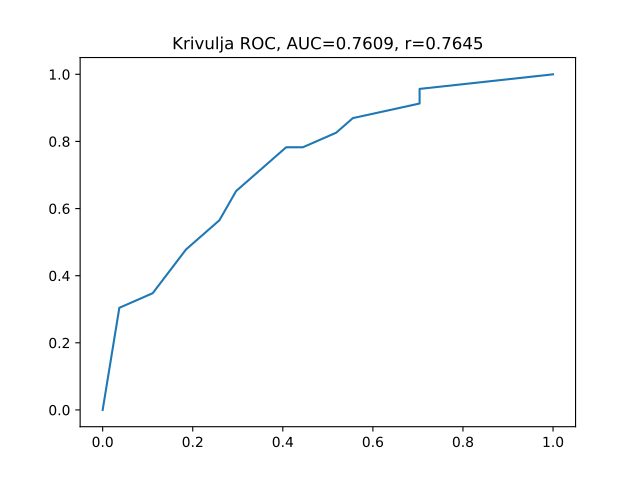

Generate this figure with Python:
import matplotlib.pyplot as plt
from sklearn.metrics import roc_auc_score
import random
import csv


def compute_roc_curve(true_class, prob, target=1):
    """
    Function computes ROC curve points and returns them in two arrays - true positive rate and false positive rate.
    :param true_class: array of class variables
    :param prob: prediciton of target class (1) probability
    :param target: target class value
    :return: tpr, fpr - two arrays
    """

    # sort examples by descending probability
    examples = sorted(zip(true_class, prob), key=lambda x: x[1], reverse=True)
    tpr, fpr = [0], [0]

    n_pos = sum(true_class)
    n_neg = len(true_class) - n_pos

    crr_prob = examples[0][1]
    tp = 0
    fp = 0

    # loop through examples
    for ex in examples:
        if ex[1] != crr_prob:
            tpr.append(tpr[-1] + tp / n_pos)
            fpr.append(fpr[-1] + fp / n_neg)
            tp, fp = 0, 0
            crr_prob = ex[1]

        if ex[1] == crr_prob and ex[0] == target:
            tp += 1
        elif ex[1] == crr_prob and ex[0] != target:
            fp += 1

    # last points
    tpr.append(1)
    fpr.append(1)

    return tpr, fpr


def AUROC(real, class_prob):
    """
    Function computes area under ROC curve.
    """
    examples = sorted(zip(real, class_prob), key=lambda x: x[1], reverse=True)
    n_pos = 0
    n_neg = 0
    v_auc = 0
    last_zero_prob = -1
    for ex in examples:
        if ex[0] == 1:
            n_pos += 1
            if ex[1] == last_zero_prob:
                v_auc += 0.5
        if ex[0] == 0:
            n_neg += 1
            last_zero_prob = ex[1]
            v_auc += n_pos

    return v_auc / (n_pos * n_neg)


def compute_rho(real, class_prob, num_iter=1000):
    """
    Compute estimation RHO of AUROC by random sampling example pairs for num_iters
    :param real: list of class variables
    :param class_prob: prediction probabilities
    :param num_iter: number of iterations
    :return: rho estimate
    """
    examples = list(zip(real, class_prob))
    pos_ex = [ex[1] for ex in examples if ex[0] == 1]
    neg_ex = [ex[1] for ex in examples if ex[0] == 0]

    iter = 0
    rho = 0
    while iter < num_iter:
        idx1 = random.randint(0, len(pos_ex) - 1)
        idx2 = random.randint(0, len(neg_ex) - 1)
        if pos_ex[idx1] > neg_ex[idx2]:
            rho += 1
        elif pos_ex[idx1] == neg_ex[idx2]:
            rho += 0.5
        iter += 1

    print(iter)

    return rho/num_iter


def read_input_csv(filename):
    """
    Function reads input csv file and returns array of class variables and prediction probabilities
    :param filename: input CSV filename
    :return: y, prob
    """
    y, prob = [], []
    with open(filename) as csvfile:
        reader = csv.reader(csvfile)
        for row in reader:
            if row[0] == 'id':
                continue
            y.append(int(row[1]))
            prob.append(float(row[2]))

    return y, prob


def plot_results(tpr, fpr, auc, rho):
    """
    Plot results
    :param tpr: true positive rate list
    :param fpr: false positive rate list
    :param auc: compute AUC
    :param rho: estimated AUC
    """
    plt.plot(fpr, tpr)
    plt.title("Krivulja ROC, AUC=%.4f, r=%.4f" % (auc, rho))
    plt.show()


def do_testing():
    """
    Simple testing function
    """
    trueclass = [1, 1, 0, 1, 1, 1, 0, 0, 1, 0, 1, 0, 0]
    probs = [0.95, 0.95, 0.82, 0.82, 0.82, 0.73, 0.61, 0.61, 0.53, 0.38, 0.38, 0.11, 0.11]
    tc = [random.randint(0, 1) for _ in range(20)]
    tp = [random.uniform(0, 1) for _ in range(20)]
    print('   AUROC simple: ', AUROC(trueclass, probs))
    print('ROC AUC sklearn: ', roc_auc_score(trueclass, probs))
    print('   RHO estimate: ', compute_rho(trueclass, probs))
    print('   AUROC random: ', AUROC(tc, tp))
    print('ROC AUC sklearn: ', roc_auc_score(tc, tp))
    print('   RHO estimate: ', compute_rho(tc, tp))


if __name__ == '__main__':
    do_testing()
    y, prob = read_input_csv('roc-podatki.csv')
    auc = AUROC(y, prob)
    rho = compute_rho(y, prob)
    tpr, fpr = compute_roc_curve(y, prob)
    plot_results(tpr, fpr, auc, rho)
